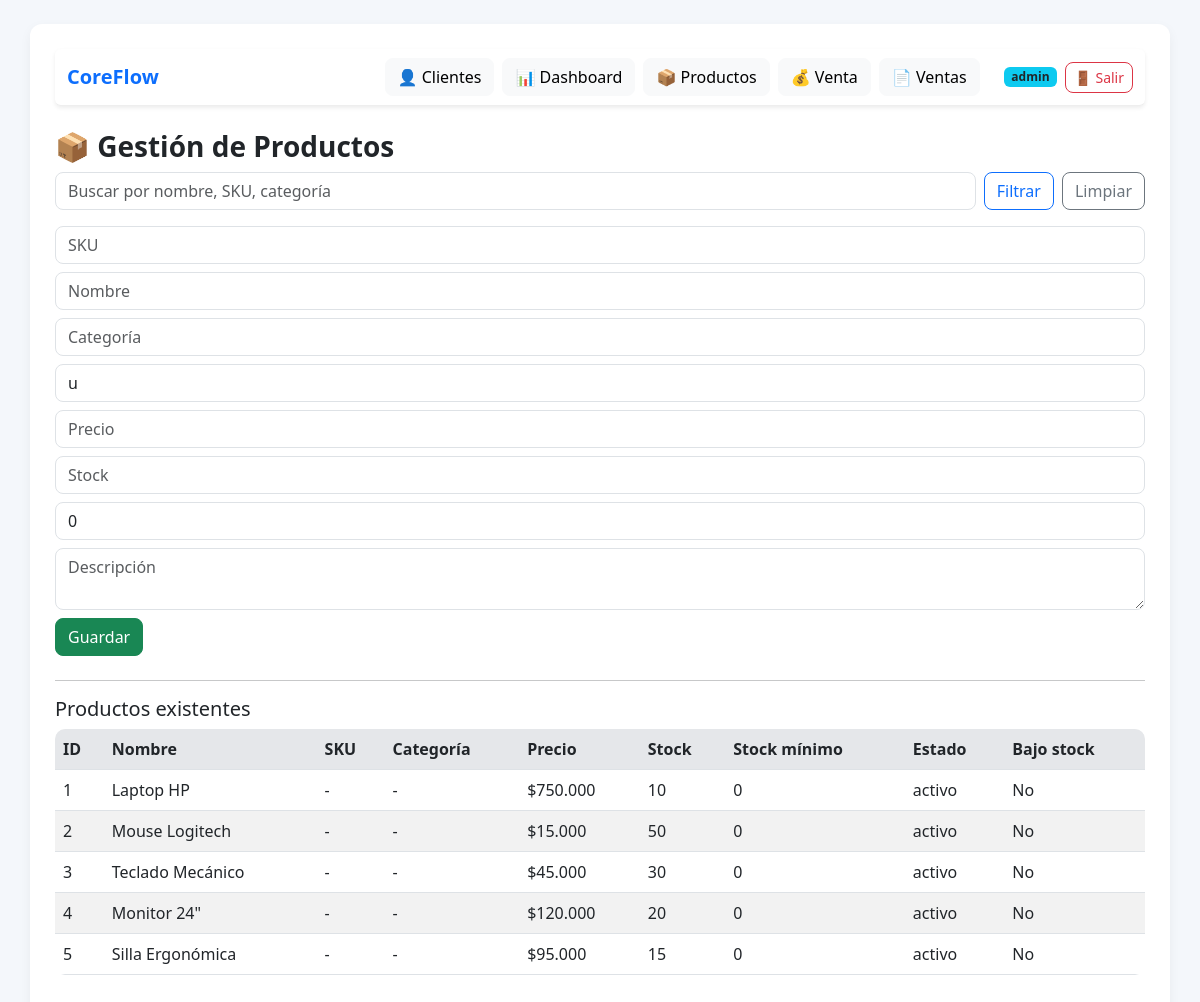
/producto/nuevo (signed in), run on the app's committed database.
### models.py (models this page shows, shortened)
class Usuario(UserMixin, db.Model):
    __tablename__ = 'usuarios'
    id = db.Column(db.Integer, primary_key=True)
    username = db.Column(db.String(80), unique=True, nullable=False, index=True)
    email = db.Column(db.String(120), unique=True, nullable=False)
    password_hash = db.Column(db.String(255), nullable=False)
    nombre_completo = db.Column(db.String(120))
    activo = db.Column(db.Boolean, default=True)
    fecha_creacion = db.Column(db.DateTime, default=datetime.utcnow)

class Producto(db.Model):
    __tablename__ = 'productos'
    id = db.Column(db.Integer, primary_key=True)
    sku = db.Column(db.String(50), unique=True, nullable=True)
    nombre = db.Column(db.String(100), nullable=False, index=True)
    descripcion = db.Column(db.Text)
    categoria = db.Column(db.String(80), index=True)
    unidad_medida = db.Column(db.String(20), default='u')
    precio = db.Column(db.Float, nullable=False)
    stock = db.Column(db.Integer, default=0)
    stock_minimo = db.Column(db.Integer, default=0)
    estado = db.Column(db.String(20), default='activo')
    fecha_actualizacion = db.Column(db.DateTime, default=datetime.utcnow, onupdate=datetime.utcnow)
    def esta_bajo_stock(self):
        return self.stock <= self.stock_minimo

### app.py (the view, shortened to what this page needs)
@app.route('/producto/nuevo', methods=['GET', 'POST'])
@login_required
def nuevo_producto():
    filtro = request.args.get('filtro', '').strip()
    if filtro:
        productos = Producto.query.filter(
            db.or_(
                Producto.nombre.ilike(f"%{filtro}%"),
                Producto.sku.ilike(f"%{filtro}%"),
                Producto.categoria.ilike(f"%{filtro}%")
            )
        ).all()
    else:
        productos = Producto.query.all()
    return render_template('producto_form.html', productos=productos, filtro=filtro)

### app.py (called while the page is built)
@login_manager.user_loader
def load_user(user_id):
    return Usuario.query.get(int(user_id))

@app.template_filter('clp')
def format_clp(value):
    return f"${value:,.0f}".replace(",", ".")

### templates/producto_form.html
{% extends 'base.html' %}
{% block content %}
<h3>📦 Gestión de Productos</h3>
<form method="GET" class="mb-3 d-flex gap-2">
    <input class="form-control" name="filtro" placeholder="Buscar por nombre, SKU, categoría" value="{{ filtro or '' }}">
    <button class="btn btn-outline-primary" type="submit">Filtrar</button>
    <a class="btn btn-outline-secondary" href="{{ url_for('nuevo_producto') }}">Limpiar</a>
</form>
<form method="POST" class="mb-4">
    <input class="form-control mb-2" name="sku" placeholder="SKU">
    <input class="form-control mb-2" name="nombre" placeholder="Nombre" required>
    <input class="form-control mb-2" name="categoria" placeholder="Categoría">
    <input class="form-control mb-2" name="unidad_medida" placeholder="Unidad de medida" value="u">
    <input class="form-control mb-2" name="precio" placeholder="Precio" type="number" step="0.01" required>
    <input class="form-control mb-2" name="stock" placeholder="Stock" type="number" required>
    <input class="form-control mb-2" name="stock_minimo" placeholder="Stock mínimo" type="number" value="0">
    <textarea class="form-control mb-2" name="descripcion" placeholder="Descripción" rows="2"></textarea>
    <button class="btn btn-success">Guardar</button>
</form>
<hr>
<h5>Productos existentes</h5>
<table class="table table-striped">
    <tr>
        <th>ID</th>
        <th>Nombre</th>
        <th>SKU</th>
        <th>Categoría</th>
        <th>Precio</th>
        <th>Stock</th>
        <th>Stock mínimo</th>
        <th>Estado</th>
        <th>Bajo stock</th>
    </tr>
    {% for p in productos %}
    <tr {% if p.esta_bajo_stock() %}class="table-warning"{% endif %}>
        <td>{{ p.id }}</td>
        <td>{{ p.nombre }}</td>
        <td>{{ p.sku or '-' }}</td>
        <td>{{ p.categoria or '-' }}</td>
        <td>{{ p.precio | clp }}</td>
        <td>{{ p.stock }}</td>
        <td>{{ p.stock_minimo }}</td>
        <td>{{ p.estado }}</td>
        <td>{% if p.esta_bajo_stock() %}Sí{% else %}No{% endif %}</td>
    </tr>
    {% endfor %}
</table>
{% endblock %}

### templates/base.html (shortened to what this page needs)
<!DOCTYPE html>
<html lang="es">
<head>
    <link href="https://cdn.jsdelivr.net/npm/bootstrap@5.3.0/dist/css/bootstrap.min.css" rel="stylesheet">
    <link rel="stylesheet" href="{{ url_for('static', filename='styles.css') }}">
</head>
<body>
<div class="container mt-4">
<nav class="navbar navbar-expand-lg navbar-light bg-white mb-4 shadow-sm rounded">
    <div class="container-fluid">
        <a class="navbar-brand fw-bold text-primary" href="{{ url_for('index') }}">
            CoreFlow
        </a>
        <div class="collapse navbar-collapse" id="navbarNav">
            <div class="ms-auto d-flex flex-column flex-lg-row gap-2 mt-3 mt-lg-0 align-items-lg-center">
                <a href="{{ url_for('index') }}" class="btn btn-light">👤 Clientes</a>
                <a href="{{ url_for('dashboard') }}" class="btn btn-light">📊 Dashboard</a>
                <a href="{{ url_for('nuevo_producto') }}" class="btn btn-light">📦 Productos</a>
                <a href="{{ url_for('nueva_venta') }}" class="btn btn-light">💰 Venta</a>
                <a href="{{ url_for('listar_ventas') }}" class="btn btn-light">📄 Ventas</a>
                {% if current_user.is_authenticated %}
                <div class="d-flex align-items-center gap-2 mt-3 mt-lg-0 ms-lg-2 ps-lg-2 border-lg-start">
                    <span class="badge bg-info text-dark">{{ current_user.username }}</span>
                    <a href="{{ url_for('logout') }}" class="btn btn-outline-danger btn-sm">🚪 Salir</a>
                </div>
                {% endif %}
            </div>
        </div>
    </div>
</nav>
    {% block content %}{% endblock %}
</div>
</body>
</html>

### static/styles.css (style rules this page uses)
body { background-color: #f4f7fb; font-family: 'Segoe UI', Tahoma, Geneva, Verdana, sans-serif; }
.container { background: white; padding: 25px; border-radius: 12px; box-shadow: 0 4px 12px rgba(0, 0, 0, 0.05); }
nav { border-bottom: 1px solid #eee; padding-bottom: 10px; }
.btn { border-radius: 8px; }
.table { background: white; border-radius: 10px; overflow: hidden; }
.table th { background-color: #f1f3f6; font-weight: 600; }
h2, h3 { font-weight: 600; }
.form-control, .form-select { border-radius: 8px; }
a { text-decoration: none; }

### data on the page
Usuario: username "admin"
Producto: id "1", nombre "Laptop HP", sku "-", categoria "-", precio|clp "$750.000", stock "10", stock_minimo "0", estado "activo", shows "No"
Producto: id "2", nombre "Mouse Logitech", sku "-", categoria "-", precio|clp "$15.000", stock "50", stock_minimo "0", estado "activo", shows "No"
Producto: id "3", nombre "Teclado Mecánico", sku "-", categoria "-", precio|clp "$45.000", stock "30", stock_minimo "0", estado "activo", shows "No"
Producto: id "4", nombre "Monitor 24\"", sku "-", categoria "-", precio|clp "$120.000", stock "20", stock_minimo "0", estado "activo", shows "No"
Producto: id "5", nombre "Silla Ergonómica", sku "-", categoria "-", precio|clp "$95.000", stock "15", stock_minimo "0", estado "activo", shows "No"
